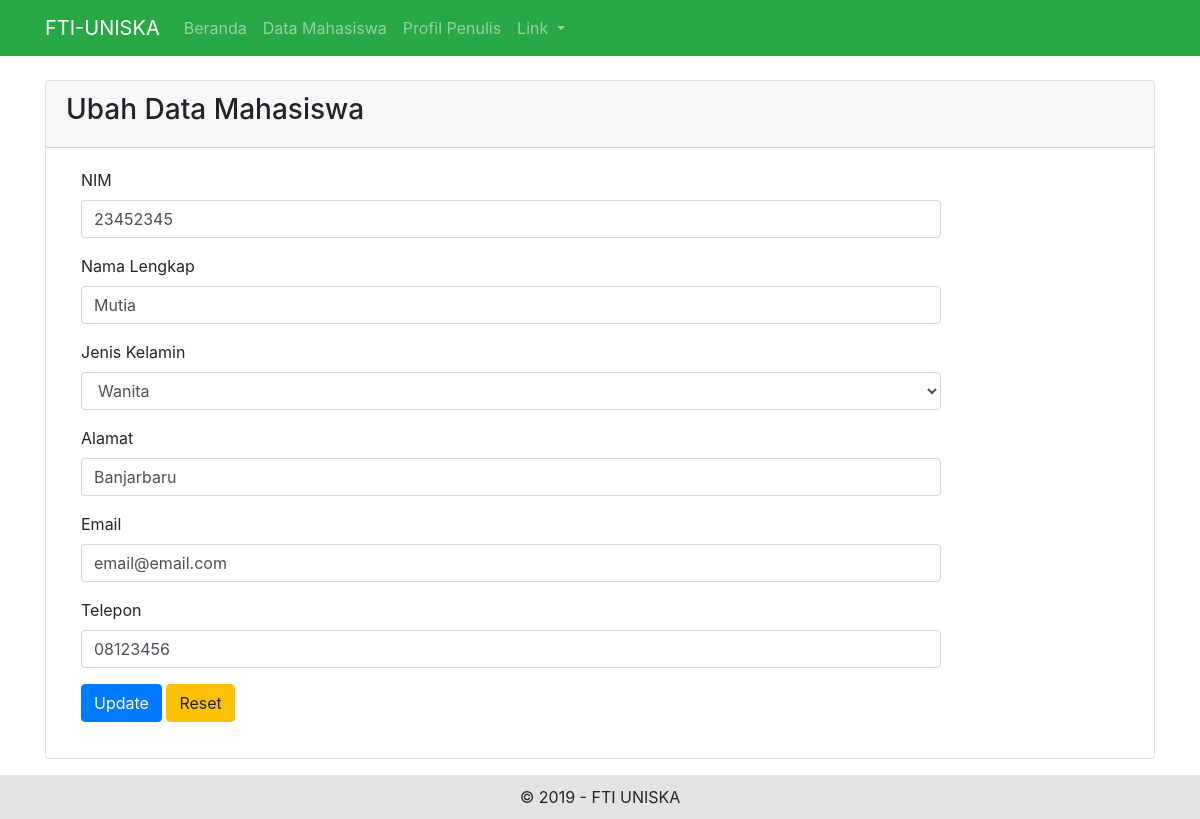
The page /mahasiswa_update.php?id=17 on the database its author committed.
### tables this page shows
CREATE TABLE `mahasiswa` (
  `id` int(11) NOT NULL,
  `nim` varchar(10) NOT NULL,
  `nama` varchar(100) NOT NULL,
  `jenis_kelamin` varchar(10) NOT NULL,
  `alamat` varchar(200) NOT NULL,
  `email` varchar(100) NOT NULL,
  `telepon` varchar(15) NOT NULL
);

### mahasiswa_update.php (the view, shortened to what this page needs)
<?php
include "connection.php";
?>
<?php
$id = $_GET['id'];
$result = mysqli_query($con, "SELECT * FROM mahasiswa WHERE id=$id");
while ($data = mysqli_fetch_array($result)) {
	$nim    	= $data['nim'];
	$nama   	= $data['nama'];
	$alamat 	= $data['alamat'];
	$jk 			= $data['jenis_kelamin'];
	$email   	= $data['email'];
	$telepon 	= $data['telepon'];
}
?>
<?php include "header.php" ?>
<div class="row">
	<div class="col-md-12">
		<div class="card">
			<div class="card-header">
				<h3 class="panel-title">Ubah Data Mahasiswa</h3>
			</div>
			<div class="card-body">
				<form method="post" action="update.php" class="form-horizontal">
					<div class="form-group">
						<label for="nim" class="col-sm-2 control-label">NIM</label>
						<div class="col-sm-10">
							<input type="text" class="form-control" name="nim" value="<?php echo $nim; ?>" required>
						</div>
					</div>
					<div class="form-group">
						<label for="nama" class="col-sm-2 control-label">Nama Lengkap</label>
						<div class="col-sm-10">
							<input type="text" class="form-control" name="nama" value="<?php echo $nama; ?>" required>
						</div>
					</div>
					<div class="form-group">
						<label for="nama" class="col-sm-2 control-label">Jenis Kelamin</label>
						<div class="col-sm-10">
							<select class="form-control" name="jenis_kelamin">
								<option <?php if ($jk == "Wanita") echo 'selected'; ?> value="Wanita">Wanita</option>
							</select>
						</div>
					</div>
					<div class="form-group">
						<label for="alamat" class="col-sm-2 control-label">Alamat</label>
						<div class="col-sm-10">
							<input type="text" class="form-control" name="alamat" value="<?php echo $alamat; ?>" required>
						</div>
					</div>
					<div class="form-group">
						<label for="email" class="col-sm-2 control-label">Email</label>
						<div class="col-sm-10">
							<input type="email" class="form-control" name="email" value="<?php echo $email; ?>" required>
						</div>
					</div>
					<div class="form-group">
						<label for="telepon" class="col-sm-2 control-label">Telepon</label>
						<div class="col-sm-10">
							<input type="number" class="form-control" name="telepon" value="<?php echo $telepon; ?>" required>
						</div>
					</div>
					<div class="form-group">
						<div class="col-sm-offset-2 col-sm-10">
							<input type="submit" name="update" class="btn btn-primary" value="Update">
							<input type="reset" name="reset" class="btn btn-warning" value="Reset">
						</div>
					</div>
				</form>
			</div>
		</div>
	</div>
</div>
<?php include "footer.php" ?>

### header.php (style rules this page uses)
html { position: relative; min-height: 100%; }
body { margin-bottom: 60px; }

### rows shown on the page
mahasiswa: nim "23452345", nama "Mutia", jenis_kelamin "Wanita", alamat "Banjarbaru", email "email@email.com", telepon "08123456"
